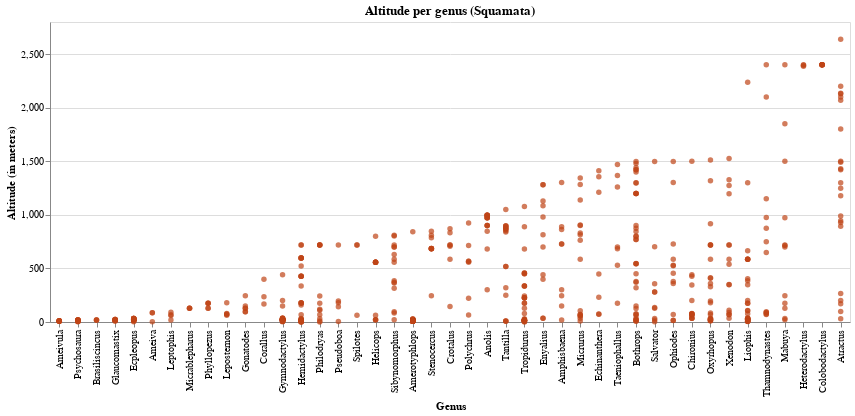

Notebook cell for this chart:
### Markdown cell above
#### grupo de maior dispersão

coincide com grupo com mais de 2 pontos

### Code cell
# ordering x-axis per mean altitude
temp = alt.Chart(teste[(teste['genero_atual'].isin(grupo1))], width= 800,
                 title='Altitude per genus (Squamata)').mark_circle(color= cores[0]).encode(
    x = alt.X('genero_atual', type='nominal', title='Genus',
             sort=alt.EncodingSortField('altitude', op='max', order="ascending")),
    y = alt.Y('altitude', type='quantitative', title='Altitude (in meters)'),
    tooltip = alt.Tooltip(['numero_catalogo','especie_atual','subespecie_atual', 
                            'qualificador_atual', 'ano_coleta','altitude'])
)

temp.save('./graphs/altitude/genus/altitude_per_genus-maior-var.html')
temp

### Figure 1 — Vega-Lite specification as saved in the notebook (floating-point values rounded to 4 significant figures; data arrays with more than 128 entries replaced by an {"elided": "..."} marker saying what was removed)
{"config": {"view": {"continuousWidth": 400, "continuousHeight": 300}}, "data": {"name": "data-0b252657d3ad9167faa501ce7ec82bcc"}, "mark": {"type": "circle", "color": "#BF4417"}, "encoding": {"tooltip": [{"type": "quantitative", "field": "numero_catalogo"}, {"type": "nominal", "field": "especie_atual"}, {"type": "nominal", "field": "subespecie_atual"}, {"type": "nominal", "field": "qualificador_atual"}, {"type": "quantitative", "field": "ano_coleta"}, {"type": "quantitative", "field": "altitude"}], "x": {"type": "nominal", "field": "genero_atual", "sort": {"field": "altitude", "op": "max", "order": "ascending"}, "title": "Genus"}, "y": {"type": "quantitative", "field": "altitude", "title": "Altitude (in meters)"}}, "title": "Altitude per genus (Squamata)", "width": 800, "$schema": "https://vega.github.io/schema/vega-lite/v4.8.1.json", "datasets": {"data-0b252657d3ad9167faa501ce7ec82bcc": {"elided": "593 records"}}}
